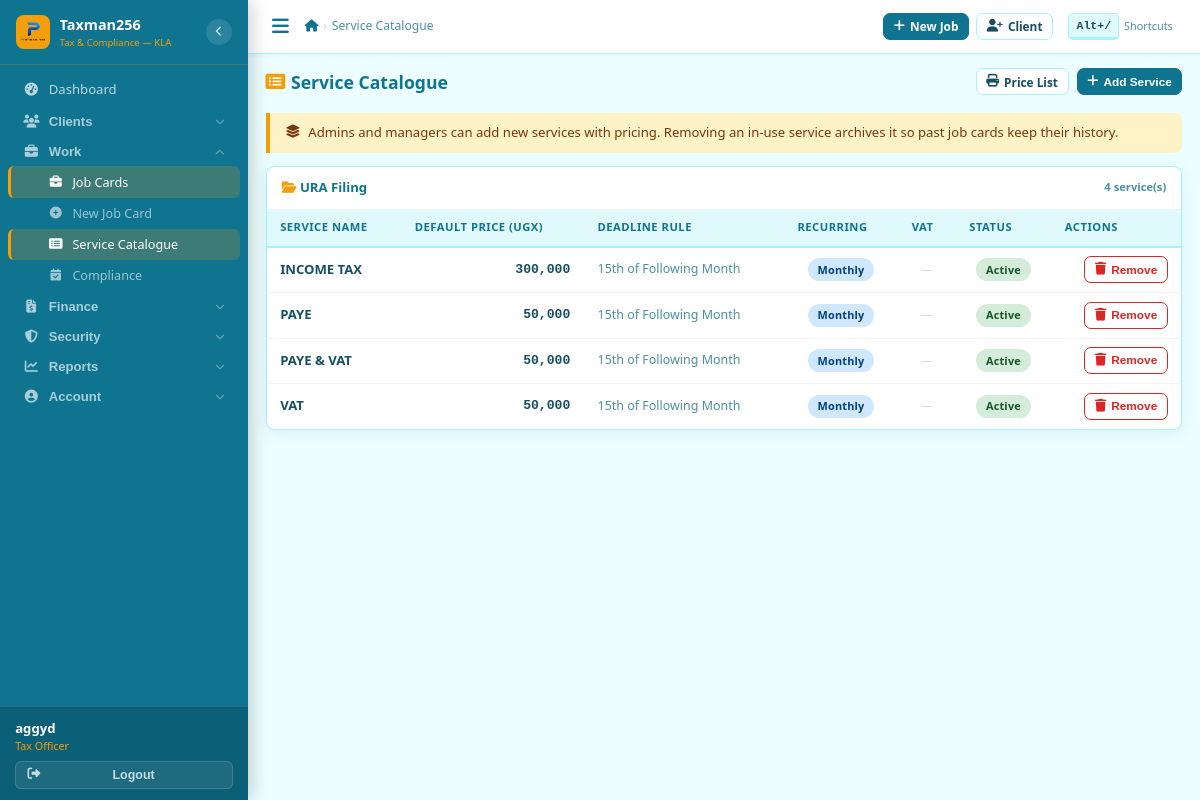
The page /jobs/catalogue/ (signed in) on the database its author committed.
### core/models.py (models this page shows, shortened)
class User(AbstractUser):
    ROLE_CHOICES = [
        ('receptionist', 'Receptionist'),
        ('tax_officer',  'Tax Officer'),
        ('senior_officer','Senior Officer'),
        ('manager',      'Manager'),
        ('admin',        'Admin'),
    ]
    THEME_CHOICES = [
        ('ocean',    'Ocean Teal'),
    ]
    role              = models.CharField(max_length=20, choices=ROLE_CHOICES, default='tax_officer')
    phone_whatsapp    = models.CharField(max_length=20, blank=True,
                                         help_text='WhatsApp number used for sending reminders (e.g. +256785230670)')
    email_notify      = models.EmailField(blank=True,
                                          help_text='Email used for sending communications (e.g. taxissues.go@gmail.com)')
    is_active_staff   = models.BooleanField(default=True)
    date_joined_firm  = models.DateField(null=True, blank=True)
    receive_debt_alerts = models.BooleanField(default=True,
                                               help_text='Receive Saturday/Monday debt reports')
    receive_task_reminders = models.BooleanField(default=True,
                                                  help_text='Receive reminders for incomplete tasks')
    ui_theme          = models.CharField(max_length=20, choices=THEME_CHOICES, default='ocean')

### services/models.py (models this page shows, shortened)
class ServiceType(models.Model):
    CATEGORY = [
        ('ura_filing','URA Filing'),('nssf','NSSF'),('ursb','URSB'),
        ('ura_advisory','URA Advisory'),('immigration','Immigration'),
        ('customs','Customs'),('advisory','Advisory'),('miscellaneous','Miscellaneous'),
    ]
    DEADLINE_TYPE = [
        ('monthly_15','15th of Following Month'),
        ('annual_dec31','Annual — 31 December'),
        ('annual_jun30','Annual — 30 June'),
        ('annual_ursb','URSB Annual (12 months from incorporation)'),
        ('none','No Fixed Deadline'),
    ]
    name = models.CharField(max_length=200)
    category = models.CharField(max_length=30, choices=CATEGORY)
    default_price = models.DecimalField(max_digits=12, decimal_places=2, default=0)
    deadline_type = models.CharField(max_length=20, choices=DEADLINE_TYPE, default='none')
    is_recurring = models.BooleanField(default=False)
    vat_applicable = models.BooleanField(default=False)
    description = models.TextField(blank=True)
    is_active = models.BooleanField(default=True)

### services/views.py (the view)
# urls.py: path('catalogue/',     views.service_list,         name='catalogue'),
@login_required
def service_list(request):
    return render(request, 'services/service_list.html', _service_catalogue_context(request))

### services/views.py (called while the page is built)
def _can_manage_services(user):
    return user.is_superuser or user.is_manager_or_admin()

def _service_catalogue_context(request, service_form=None, open_add_modal=False):
    services = ServiceType.objects.all().order_by('category', 'name') if _can_manage_services(request.user) else ServiceType.objects.filter(is_active=True).order_by('category', 'name')
    return {
        'services': services,
        'can_manage_services': _can_manage_services(request.user),
        'service_form': service_form or ServiceTypeForm(),
        'open_add_modal': open_add_modal,
    }

### templates/services/service_list.html (shortened to what this page needs)
{% extends 'base.html' %}
{% block nav_cat %}active{% endblock %}
{% block breadcrumbs %}<li class="active">Service Catalogue</li>{% endblock %}
{% block content %}
<div class="page-hdr">
  <h4 class="page-title"><i class="fas fa-list-alt"></i>Service Catalogue</h4>
  <div class="flex gap-2">
    <a href="{% url 'documents:price_list' %}" class="btn btn-outline btn-sm"><i class="fas fa-print"></i> Price List</a>
    {% if can_manage_services %}
    <button class="btn btn-primary btn-sm" onclick="document.getElementById('addModal').classList.add('open')">
      <i class="fas fa-plus"></i> Add Service
    </button>
    {% endif %}
  </div>
</div>
{% if can_manage_services %}
<div class="alert alert-note">
  <i class="fas fa-layer-group"></i>
  <span>Admins and managers can add new services with pricing. Removing an in-use service archives it so past job cards keep their history.</span>
</div>
{% endif %}
{% regroup services by get_category_display as cats %}
{% for group in cats %}
<div class="card mb-3">
  <div class="card-hd">
    <span><i class="fas fa-folder-open"></i> {{ group.grouper }}</span>
    <span class="fs-xs text-muted">{{ group.list|length }} service(s)</span>
  </div>
  <div class="tbl-wrap">
    <table class="tbl">
      <thead><tr><th>Service Name</th><th class="text-r">Default Price (UGX)</th><th>Deadline Rule</th><th class="text-c">Recurring</th><th class="text-c">VAT</th><th class="text-c">Status</th>{% if can_manage_services %}<th class="text-r">Actions</th>{% endif %}</tr></thead>
      <tbody>
        {% for s in group.list %}
        <tr {% if not s.is_active %}style="opacity:.5"{% endif %}>
          <td>
            <div class="fw-7">{{ s.name }}</div>
          </td>
          <td class="text-r ugx">{% if s.default_price > 0 %}{{ s.default_price|floatformat:0|intcomma }}{% else %}<em class="text-muted">Negotiable</em>{% endif %}</td>
          <td class="fs-sm text-muted">{{ s.get_deadline_type_display }}</td>
          <td class="text-c">{% if s.is_recurring %}<span class="badge badge-open">Monthly</span>{% else %}<span style="color:#ddd">—</span>{% endif %}</td>
          <td class="text-c">{% if s.vat_applicable %}<span class="badge badge-in_progress">+18%</span>{% else %}<span style="color:#ddd">—</span>{% endif %}</td>
          <td class="text-c">{% if s.is_active %}<span class="badge badge-active">Active</span>{% else %}<span class="badge badge-dormant">Inactive</span>{% endif %}</td>
          {% if can_manage_services %}
          <td class="text-r">
            <form method="post" action="{% url 'services:service_toggle' s.pk %}" style="display:inline">
              {% if s.is_active %}
              <button class="btn btn-outline btn-sm" style="color:var(--red);border-color:var(--red)"
                data-confirm="Remove '{{ s.name }}' from the active service catalogue?">
                <i class="fas fa-trash"></i> Remove
              </button>
              {% else %}
              <input type="hidden" name="action" value="restore">
              <button class="btn btn-outline btn-sm" style="color:var(--green);border-color:var(--green)">
                <i class="fas fa-undo"></i> Restore
              </button>
              {% endif %}
            </form>
          </td>
          {% endif %}
        </tr>
        {% endfor %}
      </tbody>
    </table>
  </div>
</div>
{% endfor %}
{% endblock %}

### templates/base.html (shortened to what this page needs)
{% load static %}<!DOCTYPE html>
<html lang="en">
<head>
<link rel="stylesheet" href="https://cdnjs.cloudflare.com/ajax/libs/font-awesome/6.5.0/css/all.min.css">
<link rel="stylesheet" href="https://cdnjs.cloudflare.com/ajax/libs/select2/4.1.0-rc.0/css/select2.min.css">
<link rel="stylesheet" href="https://cdn.jsdelivr.net/npm/select2-bootstrap-5-theme@1.3.0/dist/select2-bootstrap-5-theme.min.css">
<link rel="stylesheet" href="https://cdnjs.cloudflare.com/ajax/libs/flatpickr/4.6.13/flatpickr.min.css">
<link rel="stylesheet" href="{% static 'css/app.css' %}?v=5">
</head>
<body data-theme="ocean">
{% if user.is_authenticated %}
<nav class="sidebar" id="sidebar">
  <div class="sb-brand">
    <div class="sb-icon"><img src="{% static 'icons/primeserver.png' %}" alt="Logo" style="width:100%;height:100%;object-fit:contain"></div>
    <div class="sb-brand-text">
      <div class="sb-brand-name">Taxman256</div>
      <div class="sb-brand-sub">Tax &amp; Compliance — KLA</div>
    </div>
    <button type="button" class="sb-toggle" id="sidebarToggle" title="Toggle sidebar">
      <i class="fas fa-chevron-left" id="sidebarToggleIcon"></i>
    </button>
  </div>
  <div class="sb-scroll">
    <a href="{% url 'dashboard:index' %}" class="sb-link {% block nav_dash %}{% endblock %}" title="Dashboard">
      <i class="fas fa-tachometer-alt"></i>
      <span class="sb-lbl">Dashboard</span>
    </a>
    <div class="sb-group" id="grp-clients">
      <button type="button" class="sb-group-hd" data-grp="grp-clients" data-href="{% url 'clients:list' %}" title="Clients">
        <i class="fas fa-users"></i>
        <span class="sb-lbl">Clients</span>
        <i class="fas fa-chevron-down sb-arrow"></i>
      </button>
    </div>
    <div class="sb-group" id="grp-work">
      <button type="button" class="sb-group-hd" data-grp="grp-work" data-href="{% url 'services:list' %}" title="Work">
        <i class="fas fa-briefcase"></i>
        <span class="sb-lbl">Work</span>
        <i class="fas fa-chevron-down sb-arrow"></i>
      </button>
      <div class="sb-sub" id="sub-work">
        <a href="{% url 'services:list' %}"      class="sb-link {% block nav_jobs %}{% endblock %}" title="Job Cards">
          <i class="fas fa-briefcase"></i><span class="sb-lbl">Job Cards</span>
        </a>
        <a href="{% url 'services:create' %}"    class="sb-link {% block nav_jnew %}{% endblock %}" title="New Job Card"><i class="fas fa-plus-circle"></i><span class="sb-lbl">New Job Card</span></a>
        <a href="{% url 'services:catalogue' %}" class="sb-link {% block nav_cat %}{% endblock %}"  title="Service Catalogue"><i class="fas fa-list-alt"></i><span class="sb-lbl">Service Catalogue</span></a>
        <a href="{% url 'compliance:list' %}"    class="sb-link {% block nav_comp %}{% endblock %}" title="Compliance">
          <i class="fas fa-calendar-check"></i><span class="sb-lbl">Compliance</span>
        </a>
      </div>
    </div>
    <div class="sb-group" id="grp-finance">
      <button type="button" class="sb-group-hd" data-grp="grp-finance" data-href="{% url 'billing:list' %}" title="Finance">
        <i class="fas fa-file-invoice-dollar"></i>
        <span class="sb-lbl">Finance</span>
        <i class="fas fa-chevron-down sb-arrow"></i>
      </button>
    </div>
    <div class="sb-group" id="grp-security">
      <button type="button" class="sb-group-hd" data-grp="grp-security" data-href="{% url 'credentials:list' %}" title="Security">
        <i class="fas fa-shield-alt"></i>
        <span class="sb-lbl">Security</span>
        <i class="fas fa-chevron-down sb-arrow"></i>
      </button>
    </div>
    <div class="sb-group" id="grp-reports">
      <button type="button" class="sb-group-hd" data-grp="grp-reports" data-href="{% url 'documents:price_list' %}" title="Reports">
        <i class="fas fa-chart-line"></i>
        <span class="sb-lbl">Reports</span>
        <i class="fas fa-chevron-down sb-arrow"></i>
      </button>
    </div>
    <div class="sb-group" id="grp-account">
      <button type="button" class="sb-group-hd" data-grp="grp-account" data-href="{% url 'core:settings' %}" title="Account">
        <i class="fas fa-user-circle"></i>
        <span class="sb-lbl">Account</span>
        <i class="fas fa-chevron-down sb-arrow"></i>
      </button>
    </div>
  </div>
  <div class="sb-footer">
    <div class="sb-user-info">
      <div class="sb-uname">{{ user.get_full_name|default:user.username }}</div>
      <div class="sb-urole">{{ user.get_role_display }}{% if user.phone_whatsapp %} · {{ user.phone_whatsapp }}{% endif %}</div>
    </div>
    <form method="post" action="{% url 'logout' %}" style="margin:0">{% csrf_token %}
      <button type="submit" class="sb-logout-btn">
        <i class="fas fa-sign-out-alt"></i><span class="sb-lbl"> Logout</span>
      </button>
    </form>
  </div>
</nav>
<div class="main">
  <div class="topbar">
    <div class="topbar-l">
      <button class="hamburger" id="hamburger" aria-label="Menu"><i class="fas fa-bars"></i></button>
      <nav aria-label="breadcrumb"><ol class="bc">
        <li><a href="{% url 'dashboard:index' %}"><i class="fas fa-home"></i></a></li>
        {% block breadcrumbs %}{% endblock %}
      </ol></nav>
    </div>
    <div class="topbar-r">
      <a href="{% url 'services:create' %}" class="btn btn-primary btn-sm"><i class="fas fa-plus"></i> New Job</a>
      <a href="{% url 'clients:create' %}"  class="btn btn-outline btn-sm d-xs-none"><i class="fas fa-user-plus"></i> Client</a>
      <span class="kb-hint d-xs-none" onclick="window.txShowShortcuts&&window.txShowShortcuts()" title="Keyboard shortcuts">
        <kbd>Alt+/</kbd> Shortcuts
      </span>
    </div>
  </div>
  <div class="page-body">{% block content %}{% endblock %}</div>
</div>
{% else %}{% block auth_content %}{% endblock %}{% endif %}
</body>
</html>

### rows shown on the page
User: get_full_name "aggyd", role "Tax Officer"
ServiceType: name "INCOME TAX", default_price "300,000", deadline_type "15th of Following Month", is_recurring "Monthly", is_active "Active"
ServiceType: name "PAYE", default_price "50,000", deadline_type "15th of Following Month", is_recurring "Monthly", is_active "Active"
ServiceType: name "PAYE & VAT", default_price "50,000", deadline_type "15th of Following Month", is_recurring "Monthly", is_active "Active"
ServiceType: name "VAT", default_price "50,000", deadline_type "15th of Following Month", is_recurring "Monthly", is_active "Active"

### other values the page prints
{{ group.grouper }} "URA Filing"
{{ group.list|length }} "4"
